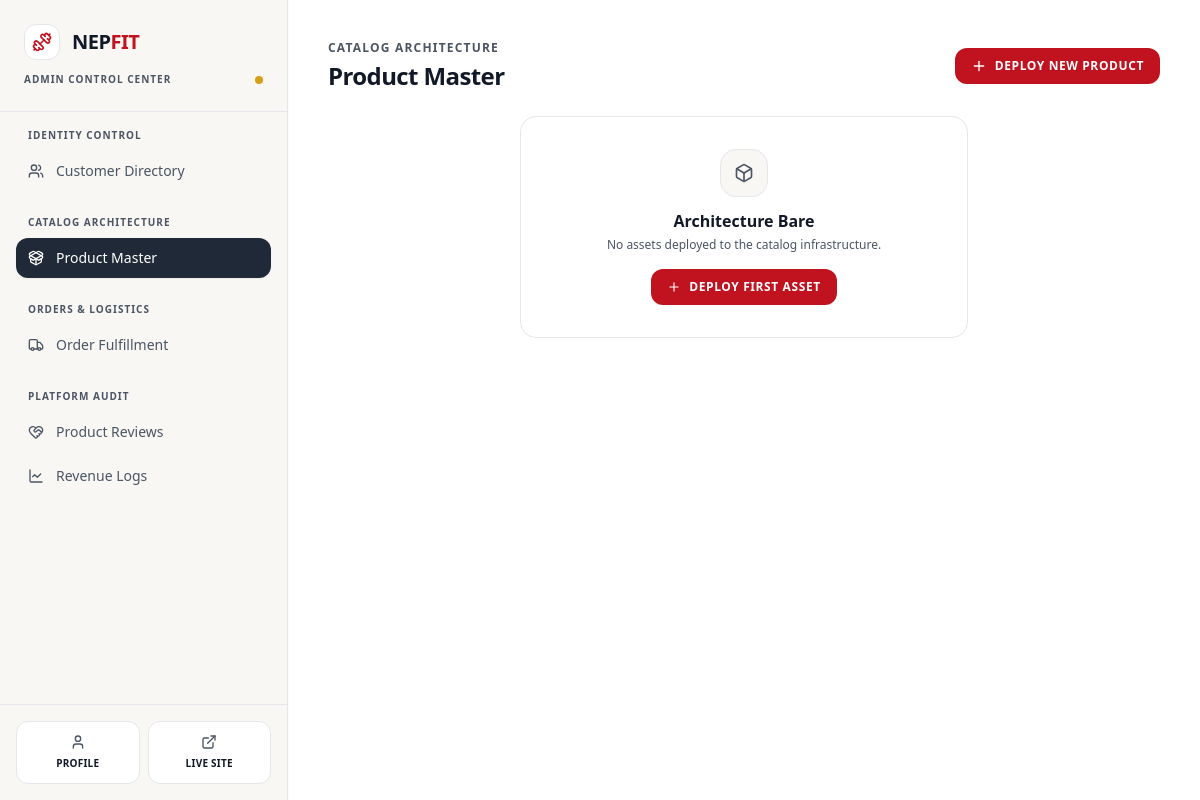
/dashboard/admin/?section=product-management (signed in), run on an earlier commit of the app's database.
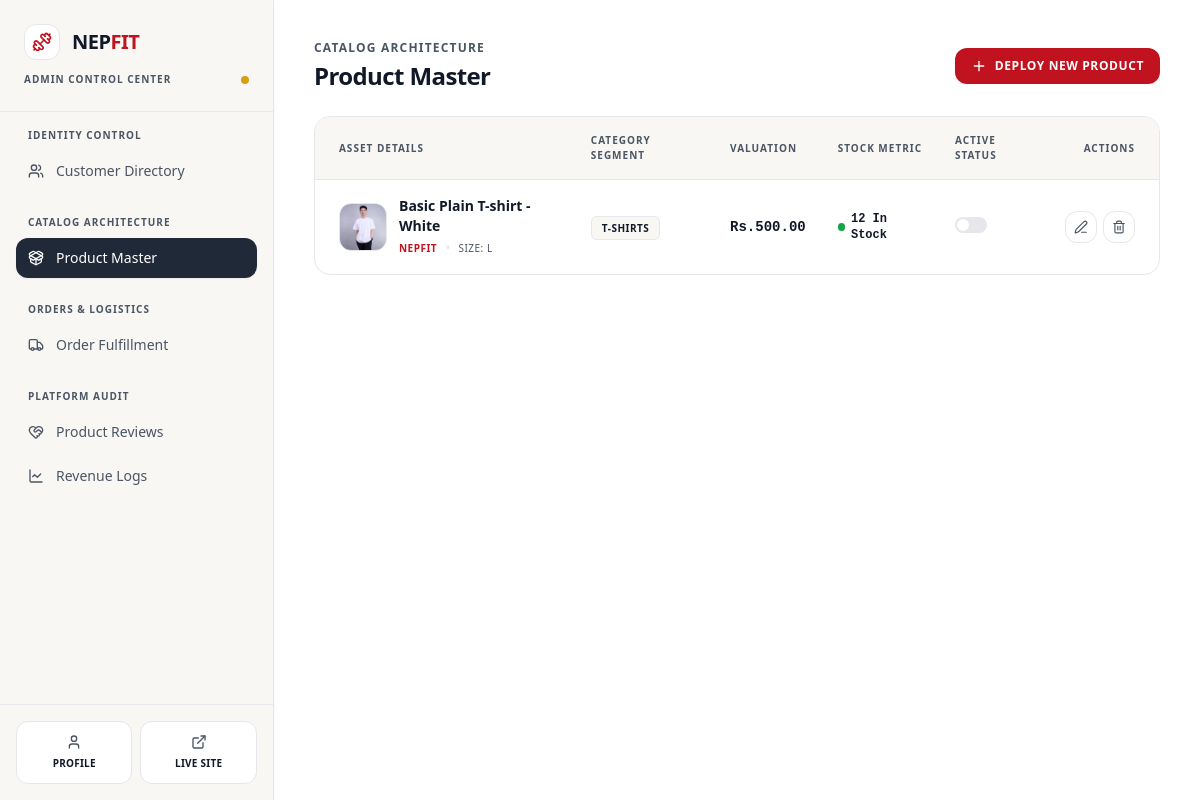
And on a later commit of the database.
### nf_app/models.py (models this page shows, shortened)
class Product(models.Model):
    class Category(models.TextChoices):
        SHIRTS = 'shirts', 'Shirts'
        T_SHIRTS = 't_shirts', 'T-Shirts'
        PANTS = 'pants', 'Pants'
        HOODIES = 'hoodies', 'Hoodies'
        JACKETS = 'jackets', 'Jackets'
        SWEATSHIRTS = 'sweatshirts', 'Sweatshirts'
        JOGGERS = 'joggers', 'Joggers'
        SHORTS = 'shorts', 'Shorts'
    class Size(models.TextChoices):
        SMALL = 'S', 'Small'
        MEDIUM = 'M', 'Medium'
        LARGE = 'L', 'Large'
        XLARGE = 'XL', 'Extra Large'
        XXLARGE = 'XXL', 'Double Extra Large'
    name = models.CharField(max_length=255)
    brand = models.CharField(max_length=100, default='NepFit', help_text="Brand name (e.g., NepFit)")
    category = models.CharField(max_length=30, choices=Category.choices)
    size = models.CharField(max_length=10, choices=Size.choices, default=Size.MEDIUM, help_text="Default size for this product")
    description = models.TextField(help_text="Product details, fabric materials, and sizing guide.")
    price = models.DecimalField(max_digits=10, decimal_places=2)
    stock = models.PositiveIntegerField(default=10)
    product_image = models.ImageField(upload_to='images/products/')
    is_active = models.BooleanField(default=True)
    created_at = models.DateTimeField(auto_now_add=True)

### nf_app/views/dashboard.py (the view)
# urls.py: path('dashboard/admin/', admin_dashboard_view, name='admin_dashboard'),
@login_required
def admin_dashboard_view(request):
    if not request.user.is_staff:
        messages.error(request, "You are not authorized to access the admin dashboard.")
        return redirect('home')
    section = request.GET.get('section', 'customer-management')
    context = {
        'section': section,
    }
    if section == 'customer-management':
        context['customers'] = User.objects.filter(is_staff=False).order_by('-date_joined')
    elif section == 'product-management':
        context['products'] = Product.objects.all().order_by('-created_at')
    elif section == 'order-fulfillment':
        context['orders'] = None
    elif section == 'product-reviews':
        context['reviews'] = None
    elif section == 'revenue_logs':
        context['revenue_logs'] = None
    return render(request, 'dashboard/admin_dashboard.html', context)

### nf_app/templates/dashboard/admin_dashboard.html (shortened to what this page needs)
<!DOCTYPE html>
<html lang="en">
<head>
    {% load static %}
    <link href="{% static 'css/styles.css' %}" rel="stylesheet" />
</head>
<body class="bg-[#FFFFFF] flex min-h-screen overflow-hidden text-[#111827] font-sans">
    <aside class="w-72 bg-[#F8F7F4] flex flex-col shadow-sm relative z-30 border-r border-[#E5E7EB]">
        <div class="p-6 border-b border-[#E5E7EB]">
            <div class="flex items-center gap-3">
                <div class="h-9 w-9 bg-white border border-[#E5E7EB] rounded-xl flex items-center justify-center shadow-xs">
                    <i data-lucide="dumbbell" class="w-5 h-5 text-[#C1121F]"></i>
                </div>
                <h1 class="text-xl font-extrabold tracking-tight text-[#111827]">
                    NEP<span class="text-[#C1121F] font-black">FIT</span>
                </h1>
            </div>
            <div class="flex items-center justify-between mt-3">
                <p class="text-[10px] font-bold uppercase tracking-widest text-[#4B5563]">Admin Control Center</p>
                <span class="inline-block w-2 h-2 rounded-full bg-[#D4A017]" title="Gold Accent Indicator"></span>
            </div>
        </div>
        <nav class="flex-grow p-4 space-y-6 overflow-y-auto custom-scrollbar">
            <div class="space-y-1">
                <span class="px-3 text-[10px] font-bold text-[#4B5563] uppercase tracking-widest block mb-2">Identity Control</span>
                <a href="?section=customer-management" class="flex items-center gap-3 px-3 py-2.5 rounded-xl text-sm font-medium transition-colors {% if section == 'customer-management' or not section %}bg-[#1F2937] text-white shadow-sm{% else %}text-[#4B5563] hover:bg-white hover:text-[#111827]{% endif %}">
                    <i data-lucide="users" class="w-4 h-4 shrink-0"></i>
                    <span>Customer Directory</span>
                </a>
            </div>
            <div class="space-y-1">
                <span class="px-3 text-[10px] font-bold text-[#4B5563] uppercase tracking-widest block mb-2">Catalog Architecture</span>
                <a href="?section=product-management" class="flex items-center gap-3 px-3 py-2.5 rounded-xl text-sm font-medium transition-colors {% if section == 'product-management' %}bg-[#1F2937] text-white shadow-sm{% else %}text-[#4B5563] hover:bg-white hover:text-[#111827]{% endif %}">
                    <i data-lucide="package-open" class="w-4 h-4 shrink-0"></i>
                    <span>Product Master</span>
                </a>
            </div>
            <div class="space-y-1">
                <span class="px-3 text-[10px] font-bold text-[#4B5563] uppercase tracking-widest block mb-2">Orders & Logistics</span>
                <a href="?section=order-fulfillment" class="flex items-center gap-3 px-3 py-2.5 rounded-xl text-sm font-medium transition-colors {% if section == 'order-fulfillment' %}bg-[#1F2937] text-white shadow-sm{% else %}text-[#4B5563] hover:bg-white hover:text-[#111827]{% endif %}">
                    <i data-lucide="truck" class="w-4 h-4 shrink-0"></i>
                    <span>Order Fulfillment</span>
                </a>
            </div>
            <div class="space-y-1">
                <span class="px-3 text-[10px] font-bold text-[#4B5563] uppercase tracking-widest block mb-2">Platform Audit</span>
                <a href="?section=product-reviews" class="flex items-center gap-3 px-3 py-2.5 rounded-xl text-sm font-medium transition-colors {% if section == 'product-reviews' %}bg-[#1F2937] text-white shadow-sm{% else %}text-[#4B5563] hover:bg-white hover:text-[#111827]{% endif %}">
                    <i data-lucide="heart-handshake" class="w-4 h-4 shrink-0"></i>
                    <span>Product Reviews</span>
                </a>
                <a href="?section=revenue-logs" class="flex items-center gap-3 px-3 py-2.5 rounded-xl text-sm font-medium transition-colors {% if section == 'revenue-logs' %}bg-[#1F2937] text-white shadow-sm{% else %}text-[#4B5563] hover:bg-white hover:text-[#111827]{% endif %}">
                    <i data-lucide="line-chart" class="w-4 h-4 shrink-0"></i>
                    <span>Revenue Logs</span>
                </a>
            </div>
        </nav>
        <div class="p-4 border-t border-[#E5E7EB] bg-[#F8F7F4] grid grid-cols-2 gap-2">
            <a href="/profile/"
               class="flex flex-col items-center justify-center gap-1.5 border border-[#E5E7EB] bg-white text-[#111827] p-3 rounded-xl hover:bg-[#1F2937] hover:text-white transition-colors shadow-xs group">
                <i data-lucide="user" class="w-4 h-4 text-[#4B5563] group-hover:text-white transition-colors"></i>
                <span class="text-[10px] font-bold tracking-wide uppercase">Profile</span>
            </a>
            <a href="/"
               class="flex flex-col items-center justify-center gap-1.5 border border-[#E5E7EB] bg-white text-[#111827] p-3 rounded-xl hover:bg-[#1F2937] hover:text-white transition-colors shadow-xs group">
                <i data-lucide="external-link" class="w-4 h-4 text-[#4B5563] group-hover:text-white transition-colors"></i>
                <span class="text-[10px] font-bold tracking-wide uppercase">Live Site</span>
            </a>
        </div>
    </aside>
    <main class="flex-grow flex flex-col h-screen overflow-y-auto bg-[#FFFFFF] p-6 lg:p-10">
        <div class="max-w-7xl w-full mx-auto">
            {% if section == 'customer-management' or not section %}
                {% include 'dashboard/admin/_customer_management.html' %}
            {% elif section == 'product-management' %}
                {% include 'dashboard/admin/_product_management.html' %}
            {% elif section == 'order-fulfillment' %}
                {% include 'dashboard/admin/_order_fulfillment.html' %}
            {% elif section == 'product-reviews' %}
                {% include 'dashboard/admin/_product_reviews.html' %}
            {% elif section == 'revenue-logs' %}
                {% include 'dashboard/admin/_revenue_logs.html' %}
            {% endif %}
        </div>
    </main>
</body>
</html>

### nf_app/templates/dashboard/admin/_product_management.html (shortened to what this page needs)
<div class="space-y-6">
    <div class="flex flex-col sm:flex-row sm:items-center justify-between gap-4">
        <div>
            <h2 class="text-xs font-bold uppercase tracking-widest text-[#4B5563] mb-1">Catalog Architecture</h2>
            <h1 class="text-2xl font-extrabold text-[#111827] tracking-tight">Product Master</h1>
        </div>
        <div>
            <a href="/products/add/" class="bg-[#C1121F] hover:bg-[#9B0D18] text-white text-xs font-bold uppercase tracking-wider px-4 py-2.5 rounded-xl transition-colors flex items-center gap-2 shadow-xs">
                <i data-lucide="plus" class="w-4 h-4"></i>
                Deploy New Product
            </a>
        </div>
    </div>
    {% if products %}
    <div class="bg-white border border-[#E5E7EB] rounded-2xl shadow-xs overflow-hidden">
        <div class="overflow-x-auto">
            <table class="w-full text-left border-collapse">
                <thead>
                    <tr class="border-b border-[#E5E7EB] text-[10px] font-bold uppercase tracking-widest text-[#4B5563] bg-[#F8F7F4]">
                        <th class="p-4 pl-6">Asset Details</th>
                        <th class="p-4">Category Segment</th>
                        <th class="p-4">Valuation</th>
                        <th class="p-4">Stock Metric</th>
                        <th class="p-4">Active Status</th>
                        <th class="p-4 pr-6 text-right">Actions</th>
                    </tr>
                </thead>
                <tbody class="divide-y divide-[#E5E7EB] text-sm text-[#111827]">
                    {% for product in products %}
                        <tr class="hover:bg-[#F8F7F4]/60 transition-colors">
                            <td class="p-4 pl-6 flex items-center gap-3">
                                <div class="w-12 h-12 rounded-xl bg-[#F8F7F4] border border-[#E5E7EB] overflow-hidden flex items-center justify-center text-[#4B5563] shrink-0">
                                    {% if product.product_image %}
                                        <img src="{{ product.product_image.url }}" alt="{{ product.name }}" class="w-full h-full object-cover">
                                    {% else %}
                                        <i data-lucide="image" class="w-5 h-5 text-[#4B5563]"></i>
                                    {% endif %}
                                </div>
                                <div>
                                    <span class="text-[#111827] block font-bold text-sm">{{ product.name }}</span>
                                    <div class="flex items-center gap-2 mt-0.5">
                                        <span class="text-[10px] font-bold text-[#C1121F] uppercase tracking-wider">{{ product.brand }}</span>
                                        <span class="text-[#E5E7EB]">•</span>
                                        <span class="text-[10px] text-[#4B5563] font-medium uppercase tracking-wider">SIZE: {{ product.size }}</span>
                                    </div>
                                </div>
                            </td>
                            <td class="p-4">
                                <span class="bg-[#F8F7F4] text-[#111827] border border-[#E5E7EB] text-[10px] font-bold uppercase tracking-wider px-2.5 py-1 rounded-md">
                                    {{ product.get_category_display }}
                                </span>
                            </td>
                            <td class="p-4 font-mono text-sm font-black text-[#111827]">Rs.{{ product.price|floatformat:2 }}</td>
                            <td class="p-4">
                                <div class="flex items-center gap-1.5 text-xs">
                                    <span class="w-2 h-2 rounded-full {% if product.stock > 0 %}bg-[#16A34A]{% else %}bg-[#B91C1C]{% endif %}"></span>
                                    <span class="font-mono text-xs font-bold {% if product.stock > 0 %}text-[#111827]{% else %}text-[#B91C1C]{% endif %}">
                                        {% if product.stock > 0 %}
                                            {{ product.stock }} In Stock
                                        {% else %}
                                            Out of Stock
                                        {% endif %}
                                    </span>
                                </div>
                            </td>
                            <td class="p-4">
                                <label class="relative inline-flex items-center cursor-pointer select-none" title="Toggle Active Status">
                                    <div class="w-8 h-4 bg-[#E5E7EB] peer-focus:outline-none rounded-full peer peer-checked:after:translate-x-full peer-checked:after:border-white after:content-[''] after:absolute after:top-[2px] after:left-[2px] after:bg-white after:rounded-full after:h-3 after:w-3 after:transition-all peer-checked:bg-[#C1121F]"></div>
                                </label>
                            </td>
                            <td class="p-4 pr-6 text-right">
                                <div class="flex items-center justify-end gap-1.5">
                                    <a href="/products/edit/{{ product.id }}/" class="p-2 bg-white hover:bg-[#1F2937] text-[#4B5563] hover:text-white rounded-xl border border-[#E5E7EB] transition-colors shadow-xs" title="Edit Product">
                                        <i data-lucide="edit-3" class="w-3.5 h-3.5"></i>
                                    </a>
                                    <a href="/products/delete/{{ product.id }}/" class="p-2 bg-white hover:bg-[#B91C1C] text-[#4B5563] hover:text-white rounded-xl border border-[#E5E7EB] hover:border-[#B91C1C] transition-colors shadow-xs" title="Delete Product">
                                        <i data-lucide="trash-2" class="w-3.5 h-3.5"></i>
                                    </a>
                                </div>
                            </td>
                        </tr>
                    {% endfor %}
                </tbody>
            </table>
        </div>
    </div>
    {% else %}
    <div class="bg-white border border-[#E5E7EB] text-[#4B5563] p-8 rounded-2xl text-center shadow-xs max-w-md mx-auto my-12">
        <div class="w-12 h-12 rounded-2xl bg-[#F8F7F4] border border-[#E5E7EB] flex items-center justify-center mx-auto text-[#4B5563] mb-3">
            <i data-lucide="box" class="w-5 h-5"></i>
        </div>
        <h3 class="text-[#111827] font-bold mb-1">Architecture Bare</h3>
        <p class="text-xs text-[#4B5563] mb-4">No assets deployed to the catalog infrastructure.</p>
        <a href="/products/add/" class="inline-flex items-center gap-2 bg-[#C1121F] hover:bg-[#9B0D18] text-white text-xs font-bold uppercase tracking-wider px-4 py-2.5 rounded-xl transition-colors shadow-xs">
            <i data-lucide="plus" class="w-3.5 h-3.5"></i>
            Deploy First Asset
        </a>
    </div>
    {% endif %}
</div>

What changed in the data, as far as the page shows it:
added Product: product_image (picture), name "Basic Plain T-shirt - White", brand "NEPFIT", size "L", category "T-SHIRTS", price "500.00", stock "12"
Also different on the page:
text no longer shown: "Architecture Bare No assets deployed to the catalog infrastructure. DEPLOY FIRST ASSET"
text now shown: "ASSET DETAILS CATEGORY SEGMENT VALUATION STOCK METRIC ACTIVE STATUS ACTIONS"
